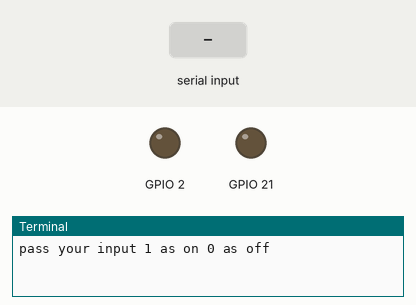
Recording of a program running on a simulated Raspberry Pi (BCM pin numbers). Shown: output pins drawn as LEDs (lit = HIGH), the last lines printed to the terminal. Inputs (shaded band) come from the test bench.

Above: at 1.2 s.
1.3 s: "1" typed at the terminal, then Enter
At 1.7 s:
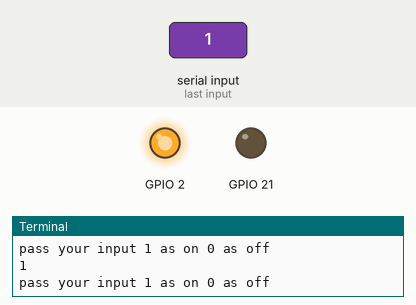
2.8 s: "2" typed at the terminal, then Enter
At 4.0 s:
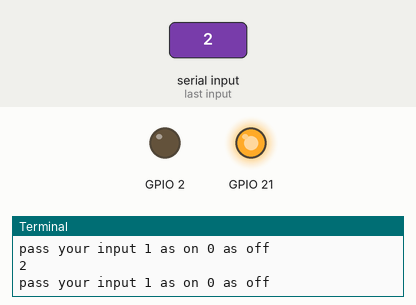
Timing chart, 0 to 5.8 s (numbered marks = the images above; inputs shaded):
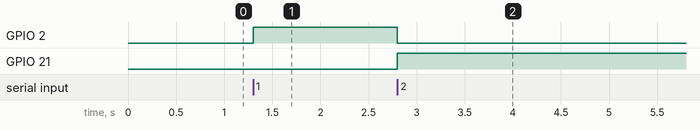

The program:

Rpi_DCMotor.py
```python
import RPi.GPIO as GPIO
import time
GPIO.setmode(GPIO.BCM)
GPIO.setwarnings(False)
pinA = 2
pinB = 21
GPIO.setup(pinA,GPIO.OUT)
GPIO.setup(pinB,GPIO.OUT)
delay = 2
def forward():
    GPIO.output(pinA,True)
    GPIO.output(pinB,False)

def backward():
    GPIO.output(pinB,True)
    GPIO.output(pinA,False)
try:
	while True:
                x = int(input("pass your input 1 as on 0 as off"))
                if(x==1):
                    forward()
		        elif(x==2):
                    backward()
except KeyboardInterrupt:
	GPIO.cleanup()
```

Measured:
- after the input at 1.3 s, GPIO 2: LOW → HIGH at once
- after the input at 2.8 s, GPIO 2: HIGH → LOW at once; GPIO 21: LOW → HIGH at once
